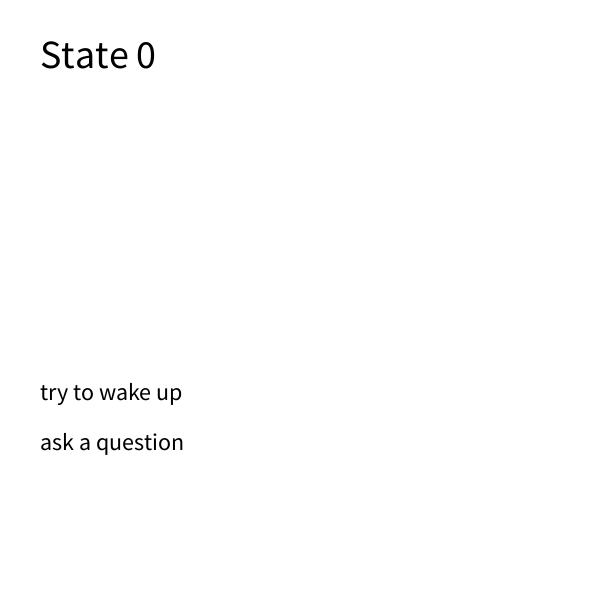
Frame 1 (no input)
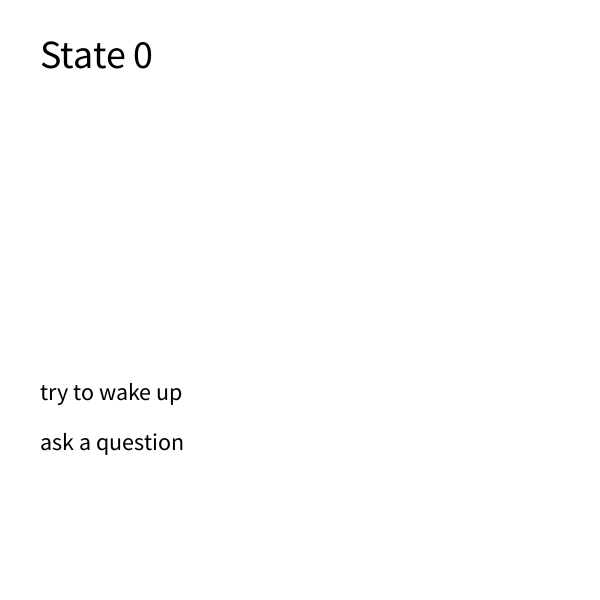
Frame 60 (the mouse pressed at the canvas centre just before this capture)
Frame 120 (the mouse held since frame 60 and released just before this capture): identical to frame 60, image omitted

The Processing sketch that drew these frames (run headless with seeded random() and noise(); from frame 60 on, the mouse is pressed at the canvas centre):

// Processing sketch: word_adventure
// ── word_adventure.pde
// state = screen
// text to display for each screen (state representation)
// options to choose for each screen (state transitions)

// string for each text
// string for each option (describe what are users gonna pick) - which corresponds
// to a keypress
// modulus operator % (modulo pl.)

int state = 0;
String[] descriptions = {
  "State 0", 
  "State 1", 
  "State 2"
};

String[][] options = {
  {"try to wake up", "ask a question",}, 
  {"you sleep"}, 
  {"struggle to stay awake", "enjoy the sweet surrender of sleep"}
};

int[][] optionTargets = {
  {1,2},
  {0},
  {1,0}
};

void setup() {
  size (600, 600);
}

void draw() {
  background(255);
  textSize(40);
  fill(0);
  text(descriptions[state], 40, 40, 450, 300);

  textSize(24);
  int i = 0;
  for (String option : options[state]) {
    text(option, 40, 400+i*50);
    i++;
  }
}

void keyPressed() {
  //  state = (state + 1) % 3;
  for (int i = 0; i < optionTargets[state].length; i++) {
    if (keyCode - 49 == i) {
      state = optionTargets[state][i];
    }
  }
}

class Scene{
  
}
